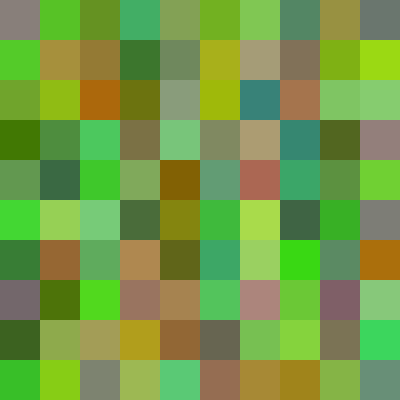
Frame 1 (no input)
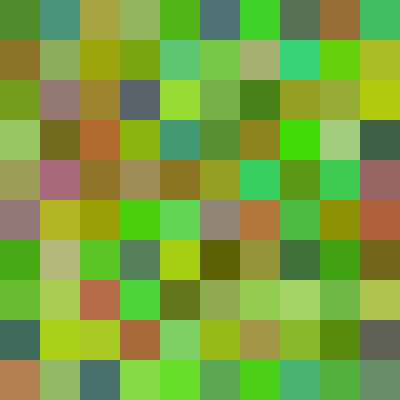
Frame 60 (the mouse pressed at the canvas centre just before this capture)
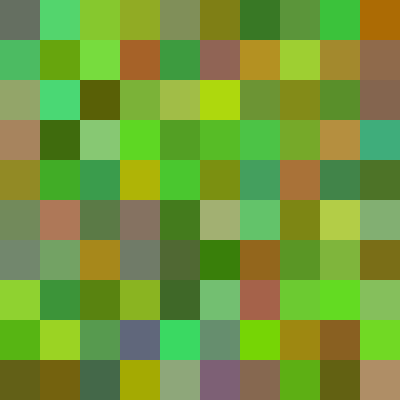
Frame 120 (the mouse held since frame 60 and released just before this capture)

The Processing sketch that drew these frames (run headless with seeded random() and noise(); from frame 60 on, the mouse is pressed at the canvas centre):

// Processing sketch: processing_108900
// ── processing_108900.pde

//Processing Composition

static final int compositionSideLength = 400;
static final int sideDivisor = 10;

void setup() {
  size(400,400);
  smooth(); //anti-alias
  background(255);
  frameRate(10);
}

color randomColor() {
 
 int r = round((107.f + random(0xFF)) / 2.f);
 int g = round((188.f + random(0xFF)) / 2.f);
 int b = round((2.f + random(0xFF)) / 2.f);
 
 return color(r,g,b);
  
}

void draw() {
 
  int boxSize = compositionSideLength / sideDivisor;
  
  for (int i = 0; i < sideDivisor; ++i) {
    for (int j = 0; j < sideDivisor; ++j) {
       fill(randomColor());
       noStroke();
       rect(i * boxSize, j * boxSize, boxSize, boxSize);
    }
  }
  
}
